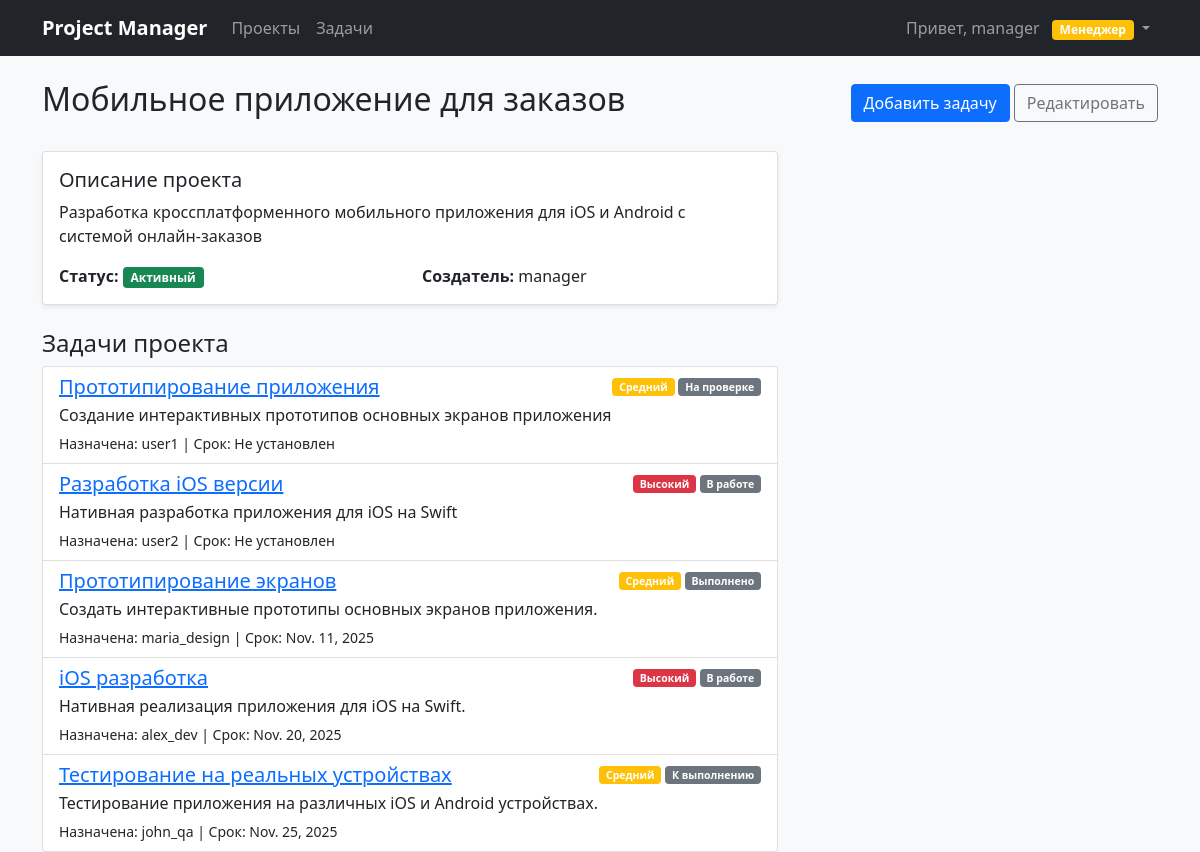
The page /projects/3/ (signed in) on the database its author committed.
### accounts/models.py (models this page shows, shortened)
class UserProfile(models.Model):
    ROLE_CHOICES = [
        ('admin', 'Администратор'),
        ('manager', 'Менеджер'),
        ('user', 'Пользователь'),
    ]
    user = models.OneToOneField(User, on_delete=models.CASCADE, verbose_name=_('Пользователь'))
    role = models.CharField(_('Роль'), max_length=10, choices=ROLE_CHOICES, default='user')
    created_at = models.DateTimeField(_('Дата создания'), auto_now_add=True)
    updated_at = models.DateTimeField(_('Дата обновления'), auto_now=True)
    def is_admin(self):
        return self.role == 'admin'
    def is_manager(self):
        return self.role == 'manager'
    class Meta:
        verbose_name = _('Профиль пользователя')
        verbose_name_plural = _('Профили пользователей')

### projects/models.py (models this page shows, shortened)
class Project(models.Model):
    STATUS_CHOICES = [
        ('active', 'Активный'),
        ('completed', 'Завершен'),
        ('on_hold', 'На паузе'),
    ]
    title = models.CharField(_('Название'), max_length=200)
    description = models.TextField(_('Описание'))
    status = models.CharField(_('Статус'), max_length=10, choices=STATUS_CHOICES, default='active')
    created_by = models.ForeignKey(User, on_delete=models.CASCADE, related_name='created_projects', verbose_name=_('Создатель'))
    created_at = models.DateTimeField(_('Дата создания'), auto_now_add=True)
    updated_at = models.DateTimeField(_('Дата обновления'), auto_now=True)
    class Meta:
        verbose_name = _('Проект')
        verbose_name_plural = _('Проекты')
        permissions = [
            ("can_delete_project", "Can delete project"),
        ]

class Task(models.Model):
    PRIORITY_CHOICES = [
        ('low', 'Низкий'),
        ('medium', 'Средний'),
        ('high', 'Высокий'),
    ]
    STATUS_CHOICES = [
        ('todo', 'К выполнению'),
        ('in_progress', 'В работе'),
        ('review', 'На проверке'),
        ('done', 'Выполнено'),
    ]
    title = models.CharField(_('Название'), max_length=200)
    description = models.TextField(_('Описание'))
    project = models.ForeignKey(Project, on_delete=models.CASCADE, related_name='tasks', verbose_name=_('Проект'))
    assigned_to = models.ForeignKey(User, on_delete=models.SET_NULL, null=True, blank=True, related_name='assigned_tasks', verbose_name=_('Исполнитель'))
    priority = models.CharField(_('Приоритет'), max_length=10, choices=PRIORITY_CHOICES, default='medium')
    status = models.CharField(_('Статус'), max_length=15, choices=STATUS_CHOICES, default='todo')
    due_date = models.DateField(_('Срок выполнения'), null=True, blank=True)
    created_by = models.ForeignKey(User, on_delete=models.CASCADE, related_name='created_tasks', verbose_name=_('Создатель'))
    created_at = models.DateTimeField(_('Дата создания'), auto_now_add=True)
    updated_at = models.DateTimeField(_('Дата обновления'), auto_now=True)
    class Meta:
        verbose_name = _('Задача')
        verbose_name_plural = _('Задачи')

### projects/views.py (the view)
# urls.py: path('<int:pk>/', views.project_detail, name='project_detail'),
@login_required
def project_detail(request, pk):
    project = get_object_or_404(Project, pk=pk)
    tasks = project.tasks.all()
    return render(request, 'projects/project_detail.html', {
        'project': project,
        'tasks': tasks
    })

### templates/projects/project_detail.html (shortened to what this page needs)
{% extends 'base.html' %}
{% block content %}
<div class="d-flex justify-content-between align-items-center mb-4">
    <h2>{{ project.title }}</h2>
    <div>
        {% if user.userprofile.is_manager or user.userprofile.is_admin %}
        <a href="{% url 'task_create_for_project' project.pk %}" class="btn btn-primary">Добавить задачу</a>
        <a href="{% url 'project_update' project.pk %}" class="btn btn-outline-secondary">Редактировать</a>
        {% endif %}
    </div>
</div>
<div class="row">
    <div class="col-md-8">
        <div class="card mb-4">
            <div class="card-body">
                <h5 class="card-title">Описание проекта</h5>
                <p class="card-text">{{ project.description }}</p>
                <div class="row">
                    <div class="col-md-6">
                        <strong>Статус:</strong>
                        <span class="badge bg-{% if project.status == 'active' %}success{% elif project.status == 'completed' %}secondary{% else %}warning{% endif %}">
                            {{ project.get_status_display }}
                        </span>
                    </div>
                    <div class="col-md-6">
                        <strong>Создатель:</strong> {{ project.created_by.username }}
                    </div>
                </div>
            </div>
        </div>
        <h4>Задачи проекта</h4>
        {% if tasks %}
        <div class="list-group">
            {% for task in tasks %}
            <div class="list-group-item">
                <div class="d-flex w-100 justify-content-between">
                    <h5 class="mb-1">
                        <a href="{% url 'task_detail' task.pk %}">{{ task.title }}</a>
                    </h5>
                    <small>
                        <span class="badge bg-{% if task.priority == 'high' %}danger{% elif task.priority == 'medium' %}warning{% else %}info{% endif %}">
                            {{ task.get_priority_display }}
                        </span>
                        <span class="badge bg-secondary">{{ task.get_status_display }}</span>
                    </small>
                </div>
                <p class="mb-1">{{ task.description|truncatewords:15 }}</p>
                <small>
                    Назначена: {% if task.assigned_to %}{{ task.assigned_to.username }}{% else %}Не назначена{% endif %}
                    | Срок: {% if task.due_date %}{{ task.due_date }}{% else %}Не установлен{% endif %}
                </small>
            </div>
            {% endfor %}
        </div>
        {% else %}
        <div class="alert alert-info">В этом проекте пока нет задач.</div>
        {% endif %}
    </div>
</div>
{% endblock %}

### templates/base.html (shortened to what this page needs)
<!DOCTYPE html>
<html lang="ru">
<head>
    <link href="https://cdn.jsdelivr.net/npm/bootstrap@5.1.3/dist/css/bootstrap.min.css" rel="stylesheet">
    {% load static %}
    <link href="{% static 'css/style.css' %}" rel="stylesheet">
</head>
<body>
    <nav class="navbar navbar-expand-lg navbar-dark bg-dark">
        <div class="container">
            <a class="navbar-brand" href="{% url 'home' %}">Project Manager</a>
            <div class="collapse navbar-collapse" id="navbarNav">
                <ul class="navbar-nav me-auto">
                     {% if user.is_authenticated %}
                     <li class="nav-item">
                         <a class="nav-link" href="{% url 'project_list' %}">Проекты</a>
                    </li>
                     <li class="nav-item">
                        <a class="nav-link" href="{% url 'task_list' %}">Задачи</a>
                    </li>
                     {% endif %}
                </ul>
                <div class="navbar-nav ms-auto">
                    {% if user.is_authenticated %}
                    <li class="nav-item dropdown">
                        <a class="nav-link dropdown-toggle" href="#" id="navbarDropdown" role="button" data-bs-toggle="dropdown">
                            <span class="me-2">Привет, {{ user.username }}</span>
                            <span class="badge
                                {% if user.userprofile.role == 'admin' %}bg-danger
                                {% elif user.userprofile.role == 'manager' %}bg-warning
                                {% else %}bg-secondary{% endif %}">
                                {{ user.userprofile.get_role_display }}
                            </span>
                        </a>
                    </li>
                    {% else %}
                    <a class="nav-link" href="{% url 'login' %}">Войти</a>
                    <a class="nav-link" href="{% url 'register' %}">Регистрация</a>
                    {% endif %}
                </div>
            </div>
        </div>
    </nav>
    <div class="container mt-4 fade-in">
        {% block content %}
        {% endblock %}
    </div>
</body>
</html>

### static/css/style.css (style rules this page uses)
body { background-color: #f8f9fa; }
.navbar-brand { font-weight: bold; }
.card { box-shadow: 0 0.125rem 0.25rem rgba(0, 0, 0, 0.075); border: 1px solid rgba(0, 0, 0, 0.125); }
.badge { font-size: 0.75em; }
.fade-in { animation: fadeIn 0.5s; }

### rows shown on the page
Project: title "Мобильное приложение для заказов", description "Разработка кроссплатформенного мобильного приложения для iOS и Android с системой онлайн-заказов", status "Активный", created_by.username "manager"
Task: title "Прототипирование приложения", priority "Средний", status "На проверке", description "Создание интерактивных прототипов основных экранов приложения", assigned_to.username "user1", shows "Не установлен"
Task: title "Разработка iOS версии", priority "Высокий", status "В работе", description "Нативная разработка приложения для iOS на Swift", assigned_to.username "user2", shows "Не установлен"
Task: title "Прототипирование экранов", priority "Средний", status "Выполнено", description "Создать интерактивные прототипы основных экранов приложения.", assigned_to.username "maria_design", due_date "Nov. 11, 2025"
Task: title "iOS разработка", priority "Высокий", status "В работе", description "Нативная реализация приложения для iOS на Swift.", assigned_to.username "alex_dev", due_date "Nov. 20, 2025"
Task: title "Тестирование на реальных устройствах", priority "Средний", status "К выполнению", description "Тестирование приложения на различных iOS и Android устройствах.", assigned_to.username "john_qa", due_date "Nov. 25, 2025"

### other values the page prints
{{ user.username }} "manager"
{{ user.userprofile.get_role_display }} "Менеджер"
